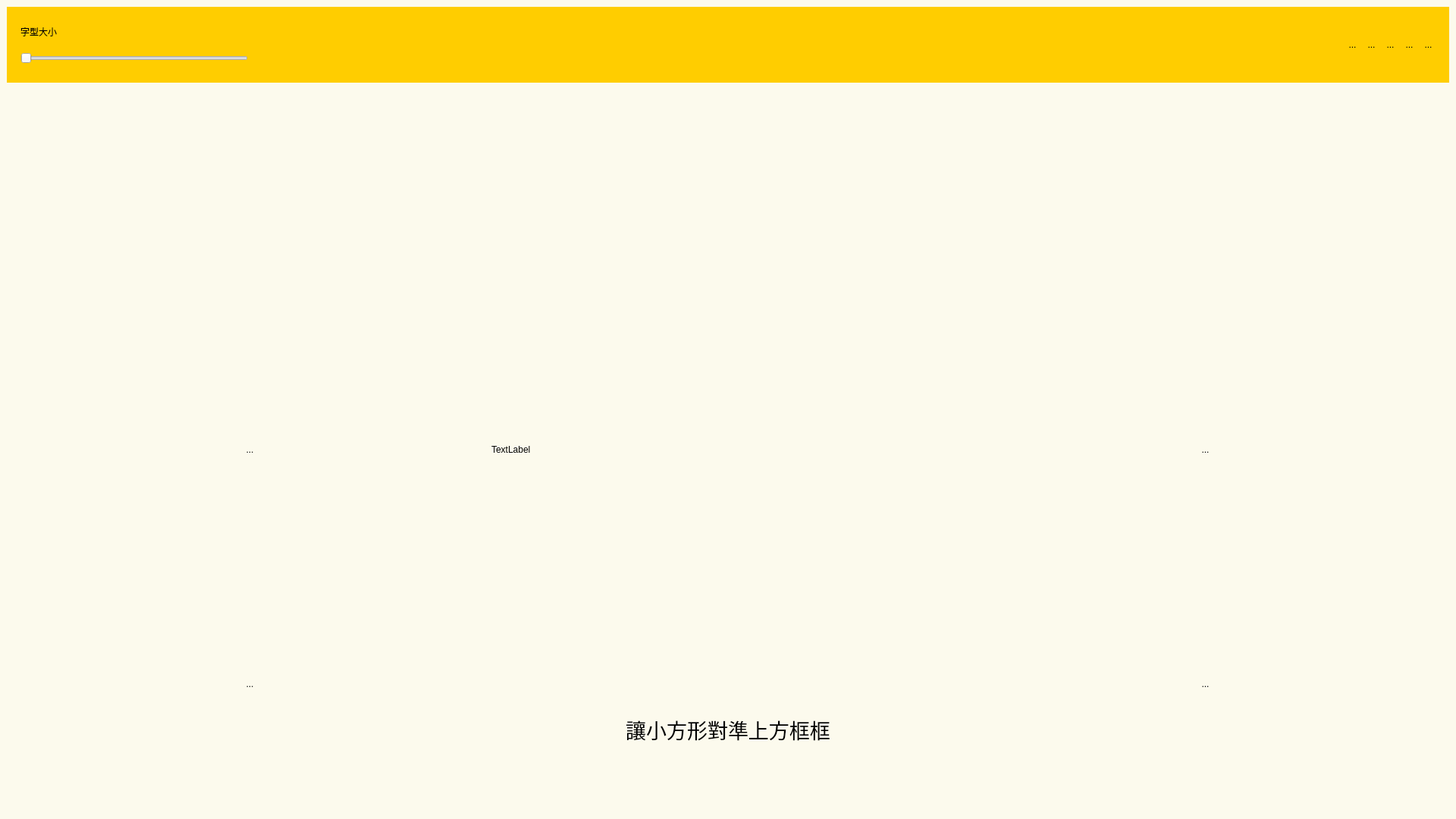
<?xml version="1.0" encoding="UTF-8"?>
<ui version="4.0">
 <class>MainWindow</class>
 <widget class="QMainWindow" name="MainWindow">
  <property name="geometry">
   <rect>
    <x>0</x>
    <y>0</y>
    <width>1920</width>
    <height>1080</height>
   </rect>
  </property>
  <property name="minimumSize">
   <size>
    <width>1920</width>
    <height>1080</height>
   </size>
  </property>
  <property name="maximumSize">
   <size>
    <width>1920</width>
    <height>1080</height>
   </size>
  </property>
  <property name="windowTitle">
   <string>MainWindow</string>
  </property>
  <property name="animated">
   <bool>true</bool>
  </property>
  <widget class="QWidget" name="centralwidget">
   <property name="maximumSize">
    <size>
     <width>1920</width>
     <height>1080</height>
    </size>
   </property>
   <layout class="QVBoxLayout" name="verticalLayout">
    <property name="spacing">
     <number>0</number>
    </property>
    <property name="leftMargin">
     <number>0</number>
    </property>
    <property name="topMargin">
     <number>0</number>
    </property>
    <property name="rightMargin">
     <number>0</number>
    </property>
    <property name="bottomMargin">
     <number>0</number>
    </property>
    <item>
     <widget class="QWidget" name="widget" native="true">
      <property name="styleSheet">
       <string notr="true">#widget{
background-color:#FCFAED;
}</string>
      </property>
      <layout class="QVBoxLayout" name="verticalLayout_2">
       <property name="spacing">
        <number>0</number>
       </property>
       <property name="leftMargin">
        <number>0</number>
       </property>
       <property name="topMargin">
        <number>0</number>
       </property>
       <property name="rightMargin">
        <number>0</number>
       </property>
       <property name="bottomMargin">
        <number>0</number>
       </property>
       <item>
        <widget class="QStackedWidget" name="stackedWidget">
         <property name="currentIndex">
          <number>0</number>
         </property>
         <widget class="QWidget" name="page_login">
          <layout class="QVBoxLayout" name="verticalLayout_3">
           <item>
            <widget class="QWidget" name="login_bar" native="true">
             <property name="minimumSize">
              <size>
               <width>0</width>
               <height>100</height>
              </size>
             </property>
             <property name="maximumSize">
              <size>
               <width>16777215</width>
               <height>100</height>
              </size>
             </property>
             <property name="styleSheet">
              <string notr="true">#login_bar{
background-color:#FFCD00;
}</string>
             </property>
             <layout class="QHBoxLayout" name="horizontalLayout">
              <item>
               <widget class="QWidget" name="widget_6" native="true">
                <layout class="QVBoxLayout" name="verticalLayout_10">
                 <item>
                  <widget class="QLabel" name="txt_font_size">
                   <property name="text">
                    <string>字型大小</string>
                   </property>
                  </widget>
                 </item>
                 <item>
                  <widget class="QSlider" name="slider_font_size">
                   <property name="maximumSize">
                    <size>
                     <width>300</width>
                     <height>30</height>
                    </size>
                   </property>
                   <property name="maximum">
                    <number>93</number>
                   </property>
                   <property name="orientation">
                    <enum>Qt::Horizontal</enum>
                   </property>
                  </widget>
                 </item>
                </layout>
               </widget>
              </item>
              <item>
               <spacer name="horizontalSpacer">
                <property name="orientation">
                 <enum>Qt::Horizontal</enum>
                </property>
                <property name="sizeHint" stdset="0">
                 <size>
                  <width>40</width>
                  <height>20</height>
                 </size>
                </property>
               </spacer>
              </item>
              <item>
               <widget class="QWidget" name="widget_5" native="true"/>
              </item>
              <item>
               <spacer name="horizontalSpacer_2">
                <property name="orientation">
                 <enum>Qt::Horizontal</enum>
                </property>
                <property name="sizeHint" stdset="0">
                 <size>
                  <width>40</width>
                  <height>20</height>
                 </size>
                </property>
               </spacer>
              </item>
              <item>
               <widget class="QWidget" name="bar_icon" native="true">
                <property name="styleSheet">
                 <string notr="true">QToolButton{
border:none;
}</string>
                </property>
                <layout class="QHBoxLayout" name="horizontalLayout_8">
                 <item>
                  <widget class="QToolButton" name="message">
                   <property name="text">
                    <string>...</string>
                   </property>
                   <property name="icon">
                    <iconset>
                     <normaloff>icon_0925/message.png</normaloff>icon_0925/message.png</iconset>
                   </property>
                   <property name="iconSize">
                    <size>
                     <width>90</width>
                     <height>90</height>
                    </size>
                   </property>
                  </widget>
                 </item>
                 <item>
                  <widget class="QToolButton" name="help">
                   <property name="text">
                    <string>...</string>
                   </property>
                   <property name="icon">
                    <iconset>
                     <normaloff>icon_0925/help.png</normaloff>icon_0925/help.png</iconset>
                   </property>
                   <property name="iconSize">
                    <size>
                     <width>90</width>
                     <height>90</height>
                    </size>
                   </property>
                  </widget>
                 </item>
                 <item>
                  <widget class="QToolButton" name="language">
                   <property name="text">
                    <string>...</string>
                   </property>
                   <property name="icon">
                    <iconset>
                     <normaloff>icon_0925/language.png</normaloff>icon_0925/language.png</iconset>
                   </property>
                   <property name="iconSize">
                    <size>
                     <width>90</width>
                     <height>90</height>
                    </size>
                   </property>
                  </widget>
                 </item>
                 <item>
                  <widget class="QToolButton" name="setting">
                   <property name="text">
                    <string>...</string>
                   </property>
                   <property name="icon">
                    <iconset>
                     <normaloff>icon_0925/settings.png</normaloff>icon_0925/settings.png</iconset>
                   </property>
                   <property name="iconSize">
                    <size>
                     <width>90</width>
                     <height>90</height>
                    </size>
                   </property>
                  </widget>
                 </item>
                 <item>
                  <widget class="QToolButton" name="teacher">
                   <property name="text">
                    <string>...</string>
                   </property>
                   <property name="icon">
                    <iconset>
                     <normaloff>icon_0925/admin_panel.png</normaloff>icon_0925/admin_panel.png</iconset>
                   </property>
                   <property name="iconSize">
                    <size>
                     <width>90</width>
                     <height>90</height>
                    </size>
                   </property>
                  </widget>
                 </item>
                </layout>
               </widget>
              </item>
             </layout>
            </widget>
           </item>
           <item>
            <widget class="QWidget" name="login_check" native="true">
             <layout class="QHBoxLayout" name="horizontalLayout_2">
              <item>
               <widget class="QWidget" name="widget_7" native="true">
                <property name="styleSheet">
                 <string notr="true">QToolButton{
border:none;}</string>
                </property>
                <layout class="QVBoxLayout" name="verticalLayout_7">
                 <item>
                  <widget class="QWidget" name="widget_13" native="true"/>
                 </item>
                 <item>
                  <widget class="QWidget" name="widget_12" native="true">
                   <layout class="QHBoxLayout" name="horizontalLayout_4">
                    <item>
                     <widget class="QToolButton" name="toolButton_2">
                      <property name="text">
                       <string>...</string>
                      </property>
                      <property name="icon">
                       <iconset>
                        <normaloff>icon_0925/cute_role.png</normaloff>icon_0925/cute_role.png</iconset>
                      </property>
                      <property name="iconSize">
                       <size>
                        <width>200</width>
                        <height>200</height>
                       </size>
                      </property>
                     </widget>
                    </item>
                   </layout>
                  </widget>
                 </item>
                 <item>
                  <widget class="QWidget" name="widget_11" native="true">
                   <layout class="QHBoxLayout" name="horizontalLayout_5">
                    <item>
                     <widget class="QToolButton" name="toolButton">
                      <property name="text">
                       <string>...</string>
                      </property>
                      <property name="icon">
                       <iconset>
                        <normaloff>icon_0925/father.png</normaloff>icon_0925/father.png</iconset>
                      </property>
                      <property name="iconSize">
                       <size>
                        <width>500</width>
                        <height>500</height>
                       </size>
                      </property>
                     </widget>
                    </item>
                   </layout>
                  </widget>
                 </item>
                </layout>
               </widget>
              </item>
              <item>
               <widget class="QWidget" name="login_pic" native="true">
                <layout class="QVBoxLayout" name="verticalLayout_4">
                 <property name="spacing">
                  <number>0</number>
                 </property>
                 <property name="leftMargin">
                  <number>0</number>
                 </property>
                 <property name="topMargin">
                  <number>0</number>
                 </property>
                 <property name="rightMargin">
                  <number>0</number>
                 </property>
                 <property name="bottomMargin">
                  <number>0</number>
                 </property>
                 <item>
                  <widget class="QWidget" name="login_pic_1" native="true">
                   <property name="minimumSize">
                    <size>
                     <width>0</width>
                     <height>200</height>
                    </size>
                   </property>
                   <property name="maximumSize">
                    <size>
                     <width>16777215</width>
                     <height>200</height>
                    </size>
                   </property>
                   <layout class="QVBoxLayout" name="verticalLayout_5">
                    <item>
                     <widget class="QLabel" name="icon_qrcode">
                      <property name="text">
                       <string/>
                      </property>
                      <property name="pixmap">
                       <pixmap>icon_0925/qr_code.png</pixmap>
                      </property>
                      <property name="alignment">
                       <set>Qt::AlignCenter</set>
                      </property>
                     </widget>
                    </item>
                   </layout>
                  </widget>
                 </item>
                 <item>
                  <widget class="QWidget" name="login_pic_2" native="true">
                   <layout class="QHBoxLayout" name="horizontalLayout_3">
                    <property name="spacing">
                     <number>0</number>
                    </property>
                    <property name="leftMargin">
                     <number>0</number>
                    </property>
                    <property name="topMargin">
                     <number>0</number>
                    </property>
                    <property name="rightMargin">
                     <number>0</number>
                    </property>
                    <property name="bottomMargin">
                     <number>0</number>
                    </property>
                    <item>
                     <widget class="QLabel" name="pic">
                      <property name="text">
                       <string>TextLabel</string>
                      </property>
                     </widget>
                    </item>
                   </layout>
                  </widget>
                 </item>
                 <item>
                  <widget class="QWidget" name="login_pic_3" native="true">
                   <property name="minimumSize">
                    <size>
                     <width>0</width>
                     <height>200</height>
                    </size>
                   </property>
                   <property name="maximumSize">
                    <size>
                     <width>16777215</width>
                     <height>200</height>
                    </size>
                   </property>
                   <layout class="QVBoxLayout" name="verticalLayout_6">
                    <item>
                     <widget class="QLabel" name="txt">
                      <property name="font">
                       <font>
                        <family>ㄅ源泉注音圓體 R</family>
                        <pointsize>20</pointsize>
                       </font>
                      </property>
                      <property name="text">
                       <string>讓小方形對準上方框框</string>
                      </property>
                      <property name="alignment">
                       <set>Qt::AlignCenter</set>
                      </property>
                     </widget>
                    </item>
                   </layout>
                  </widget>
                 </item>
                </layout>
               </widget>
              </item>
              <item>
               <widget class="QWidget" name="widget_8" native="true">
                <property name="styleSheet">
                 <string notr="true">QToolButton{
border:none;
}</string>
                </property>
                <layout class="QVBoxLayout" name="verticalLayout_8">
                 <item>
                  <widget class="QWidget" name="widget_16" native="true"/>
                 </item>
                 <item>
                  <widget class="QWidget" name="widget_15" native="true">
                   <layout class="QHBoxLayout" name="horizontalLayout_7">
                    <item>
                     <widget class="QToolButton" name="toolButton_4">
                      <property name="text">
                       <string>...</string>
                      </property>
                      <property name="icon">
                       <iconset>
                        <normaloff>icon_0925/sky_fly.png</normaloff>icon_0925/sky_fly.png</iconset>
                      </property>
                      <property name="iconSize">
                       <size>
                        <width>200</width>
                        <height>200</height>
                       </size>
                      </property>
                     </widget>
                    </item>
                   </layout>
                  </widget>
                 </item>
                 <item>
                  <widget class="QWidget" name="widget_14" native="true">
                   <layout class="QHBoxLayout" name="horizontalLayout_6">
                    <item>
                     <widget class="QToolButton" name="toolButton_3">
                      <property name="text">
                       <string>...</string>
                      </property>
                      <property name="icon">
                       <iconset>
                        <normaloff>icon_0925/woman.png</normaloff>icon_0925/woman.png</iconset>
                      </property>
                      <property name="iconSize">
                       <size>
                        <width>500</width>
                        <height>500</height>
                       </size>
                      </property>
                     </widget>
                    </item>
                   </layout>
                  </widget>
                 </item>
                </layout>
               </widget>
              </item>
             </layout>
            </widget>
           </item>
          </layout>
         </widget>
         <widget class="QWidget" name="page_2">
          <layout class="QVBoxLayout" name="verticalLayout_9">
           <item>
            <widget class="QWidget" name="widget_2" native="true"/>
           </item>
           <item>
            <widget class="QWidget" name="widget_3" native="true"/>
           </item>
          </layout>
         </widget>
        </widget>
       </item>
      </layout>
     </widget>
    </item>
   </layout>
  </widget>
 </widget>
 <resources/>
 <connections/>
</ui>
